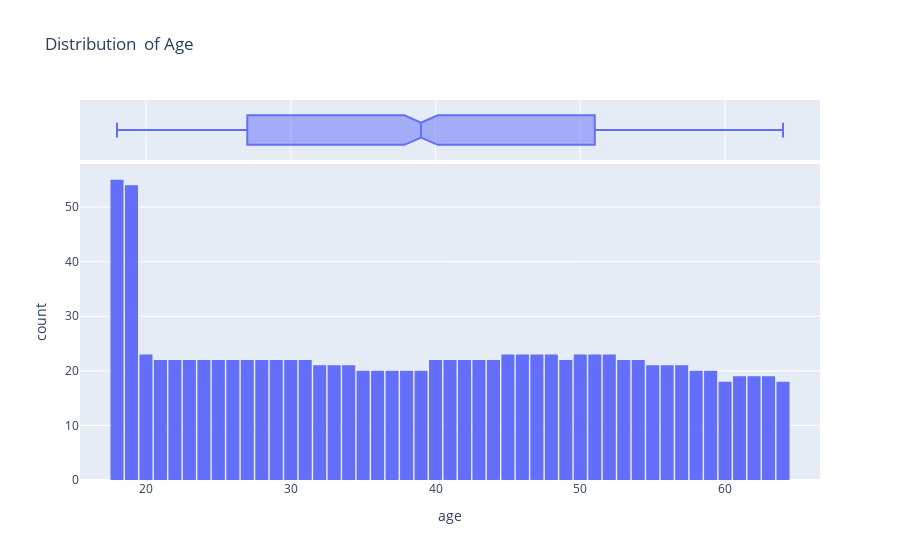

Source (notebook cell):
### Markdown cell above
Observations
1. Min age is 18
2. Max age 64

### Code cell
fig = px.histogram(X_train,
                   x='age',
                   marginal='box',
                   nbins=47,
                   title='Distribution  of Age')
fig.update_layout(bargap=0.1)

### Figure 1 — Plotly figure (JSON) as saved in the notebook; plotly's stock layout.template omitted (floating-point values rounded to 4 significant figures; data arrays with more than 128 entries replaced by an {"elided": "..."} marker saying what was removed)
{"data": [{"alignmentgroup": "True", "bingroup": "x", "hovertemplate": "age=%{x}<br>count=%{y}<extra></extra>", "legendgroup": "", "marker": {"color": "#636efa", "pattern": {"shape": ""}}, "name": "", "nbinsx": 47, "offsetgroup": "", "orientation": "v", "showlegend": false, "type": "histogram", "x": {"elided": "1070 int values"}, "xaxis": "x", "yaxis": "y"}, {"alignmentgroup": "True", "hovertemplate": "age=%{x}<extra></extra>", "legendgroup": "", "marker": {"color": "#636efa"}, "name": "", "notched": true, "offsetgroup": "", "showlegend": false, "type": "box", "x": {"elided": "1070 int values"}, "xaxis": "x2", "yaxis": "y2"}], "layout": {"bargap": 0.1, "barmode": "relative", "legend": {"tracegroupgap": 0}, "title": {"text": "Distribution  of Age"}, "xaxis": {"anchor": "y", "domain": [0, 1], "title": {"text": "age"}}, "xaxis2": {"anchor": "y2", "domain": [0, 1], "matches": "x", "showgrid": true, "showticklabels": false}, "yaxis": {"anchor": "x", "domain": [0, 0.8316], "title": {"text": "count"}}, "yaxis2": {"anchor": "x2", "domain": [0.8416, 1], "matches": "y2", "showgrid": false, "showline": false, "showticklabels": false, "ticks": ""}}}
